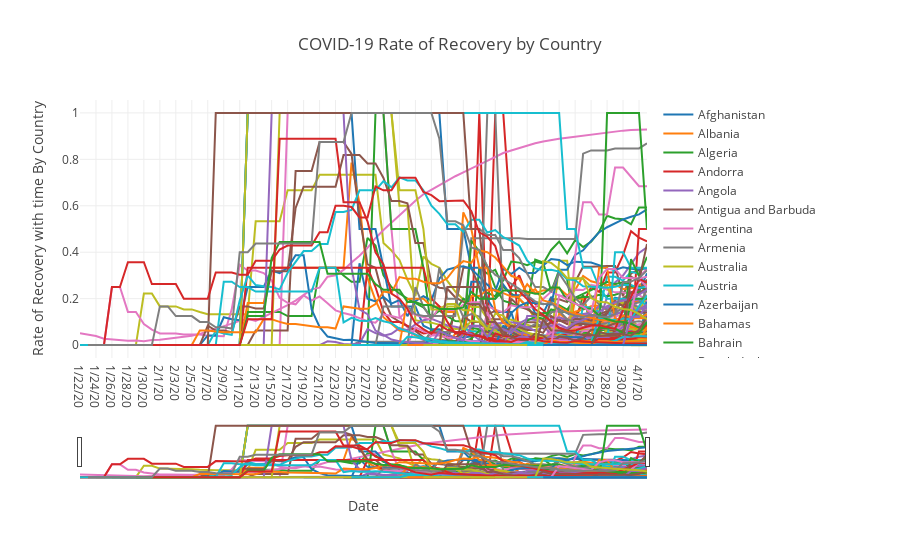

Notebook code cell kept with this figure:
### Code cell
figure_3 = plot_multiple_fields_time_series(input_df=rate_of_recovery_by_country,
                                            x_axis_columns=['Date'], 
                                            y_axis_columns=desired_columns, 
                                            range_slider=True, 
                                            rows=1,                                          
                                            columns=1, 
                                            title='COVID-19 Rate of Recovery by Country',
                                            x_axis_title='Date', 
                                            y_axis_title='Rate of Recovery with time By Country', 
                                            template='gridon')
iplot(figure_3)
